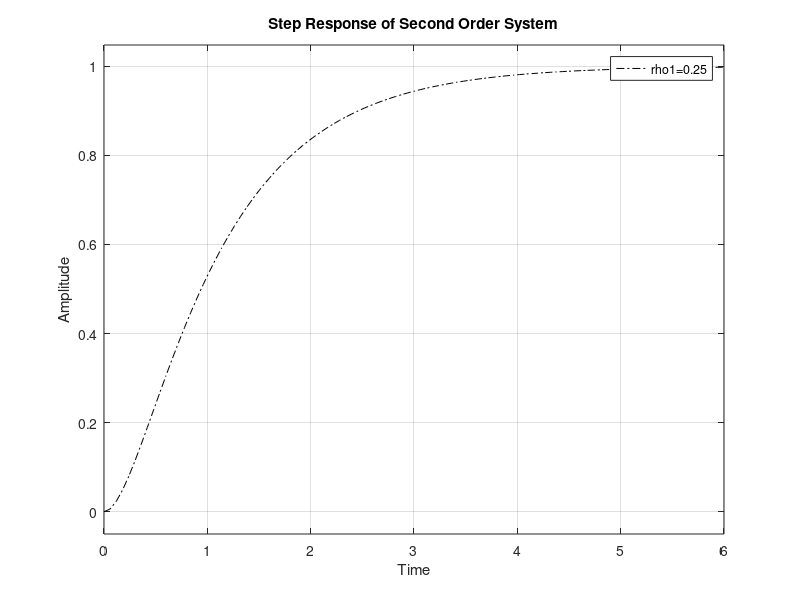

Here is the MATLAB script that generated this plot: (Note: this script raises an error after producing the figure.)
%% Experiment No: 8

clc
clear all
close all

%% Q1(a) Plot the step response of second order system with wn=2 rad/sec and rho=0.25,0.7 without using inbuilt step function and rho=1.0,1.2 using inbuilt function

t=0:0.001:20;
wn=2;
rho1=0.25;
rho2=0.7;
rho3=1.0;
rho4=1.2;

figure('Name','step_response')
% for zeta=0.25
theta1=atan(sqrt(1-rho1^2)/rho1);
wd1=wn*sqrt(1-rho1^2);
C1=1-((exp(-rho1.*wn.*t).*(sin(wd1.*t + theta1)))./sqrt(1-rho1^2));
plot(t,C1,'LineWidth',2)
hold on
% for zeta=0.7
theta2=atan(sqrt(1-rho2^2)/rho2);
wd2=wn*sqrt(1-rho2^2);
C2=1-((exp(-rho2.*wn.*t).*(sin(wd2.*t + theta2)))./sqrt(1-rho2^2));
plot(t,C2,':','LineWidth',2)
% for zeta=1.0
N3=[wn^2];
D3=[1 2*rho3*wn wn^2];
C3=tf(N3,D3);
step(C3,'--c')
% for zeta=1.2
N4=[wn^2];
D4=[1 2*rho4*wn wn^2];
C4=tf(N4,D4);
step(C4,'-.k')

title('Step Response of Second Order System')
xlabel('Time')
ylabel('Amplitude')
legend('rho1=0.25','rho2=0.7','rho3=1.0','rho4=1.2')
hold off

%% Q1(b) Calculate and plot delay time, rise time, peak time, settling time, peak overshoot on step response generated in above question.

% for zeta=0.25
N1=[wn^2];
D1=[1 2*rho1*wn wn^2];
sys1=tf(N1,D1);
tr1=(pi-theta1)/wd1
tp1=pi/wd1
tss1=4/(rho1*wn)
Mp1=exp(-(pi*rho1)/sqrt(1-rho1^2))
S1=stepinfo(sys1)
% for zeta=0.7
N2=[wn^2];
D2=[1 2*rho2*wn wn^2];
sys2=tf(N2,D2);
tr2=(pi-theta2)/wd2
tp2=pi/wd2
tss2=4/(rho2*wn)
Mp2=exp(-(pi*rho2)/sqrt(1-rho2^2))
S2=stepinfo(sys2)
% for zeta=1.0
S3=stepinfo(C3)
% for zeta=1.2
S4=stepinfo(C4)


%% Conclusion

%{
    In this experiment we have plotted the step response of the second
    order system for zeta=0.25,0.7 using formula and zeta=1.0,1.2 using
    step function. When 0<zeta<1, the system is underdamped, and when
    zeta>1, the system is overdamped. As zeta increases, the response
    becomes progressively less oscillatory till it becomes critically
    damped for zeta=1, and becomes overdamped for zeta>1.

    In the second question we have calculated delay time, rise time, peak
    time, settling time and peak overshoot using formula for zeta=0.25,0.7
    and using stepinfo function for all values of zeta.
%}
